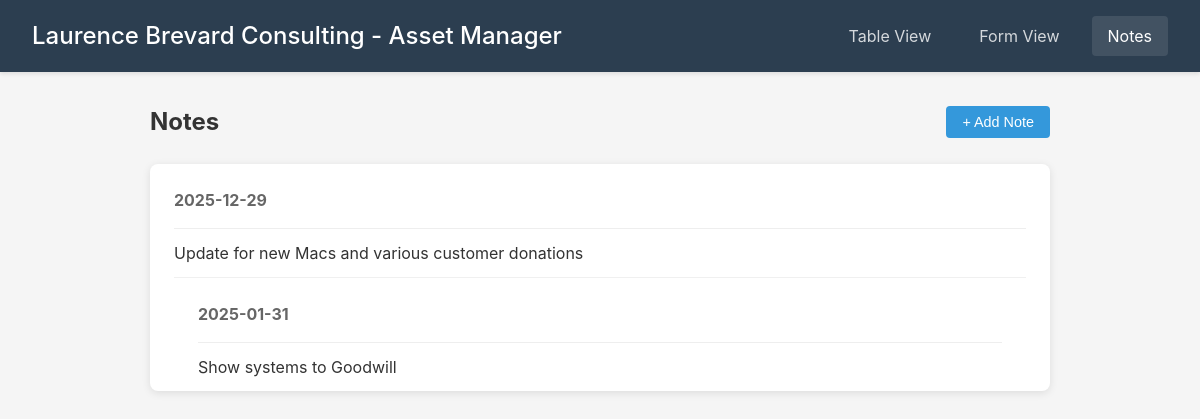
The app's page /notes with its own data.
### tables this page shows
CREATE TABLE notes (
            id INTEGER PRIMARY KEY AUTOINCREMENT,
            date TEXT,
            net_name TEXT,
            note TEXT
        );

### app.py (the view)
@app.route('/notes')
def notes_view():
    conn = get_db()
    notes = conn.execute('SELECT * FROM notes ORDER BY date DESC').fetchall()
    conn.close()
    return render_template('notes.html', notes=notes)

### app.py (called while the page is built)
def get_db():
    conn = sqlite3.connect(DATABASE)
    conn.row_factory = sqlite3.Row
    return conn

### templates/notes.html (shortened to what this page needs)
{% extends "base.html" %}
{% block content %}
<div class="notes-container">
    <div class="notes-header">
        <h2>Notes</h2>
        <button onclick="showAddNote()" class="btn btn-primary">+ Add Note</button>
    </div>
    <div class="notes-list">
        {% set current_date = none %}
        {% for note in notes %}
            {% if note['date'] != current_date %}
                <div class="notes-date-group">
                    <h3 class="date-header">{{ note['date'] }}</h3>
                {% set current_date = note['date'] %}
            {% endif %}
            <div class="note-item" data-id="{{ note['id'] }}">
                <div class="note-content">
                    <span class="note-text">{{ note['note'] }}</span>
                </div>
            </div>
        {% endfor %}
        {% if notes %}</div>{% endif %}
    </div>
</div>
{% endblock %}

### static/style.css (style rules this page uses)
* { box-sizing: border-box; margin: 0; padding: 0; }
body { font-family: -apple-system, BlinkMacSystemFont, 'Segoe UI', Roboto, Oxygen, Ubuntu, sans-serif; background: #f5f5f5; color: #333; line-height: 1.5; }
.btn { padding: 0.5rem 1rem; border: none; border-radius: 4px; cursor: pointer; font-size: 0.9rem; transition: all 0.2s; }
.btn-primary { background: #3498db; color: white; }
.notes-container { max-width: 900px; margin: 0 auto; }
.notes-header { display: flex; justify-content: space-between; align-items: center; margin-bottom: 1.5rem; }
.notes-header h2 { font-size: 1.5rem; }
.notes-list { background: white; border-radius: 8px; box-shadow: 0 2px 8px rgba(0,0,0,0.1); overflow: hidden; }
.notes-date-group { padding: 0 1.5rem; }
.date-header { font-size: 1rem; color: #666; padding: 1rem 0; border-bottom: 1px solid #eee; margin-top: 0.5rem; }
.notes-date-group:first-child .date-header { margin-top: 0; padding-top: 1.5rem; }
.note-item { display: flex; justify-content: space-between; align-items: flex-start; padding: 0.75rem 0; border-bottom: 1px solid #f0f0f0; }
.note-item:last-child { border-bottom: none; }
.note-content { flex: 1; }
.note-text { color: #333; }

### records on screen
notes: date "2025-12-29", note "Update for new Macs and various customer donations"
notes: date "2025-01-31", note "Show systems to Goodwill"
